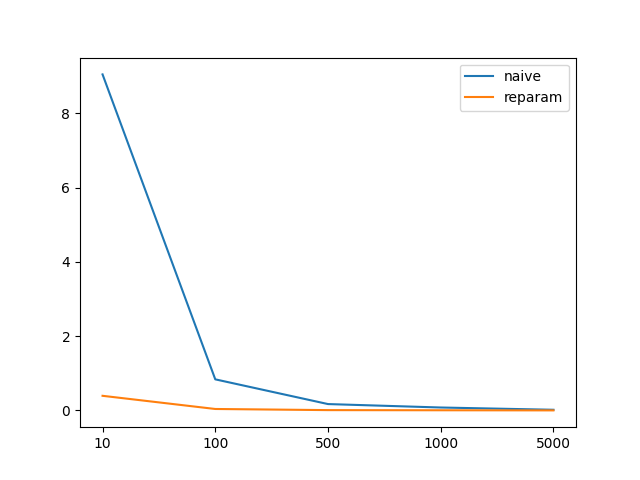

The Python source for this figure:
import numpy as np
import matplotlib.pyplot as plt

def naive_grad(x, mu):
# the naive gradient to mu
# \nabla_\mu \mathbb{E}_q[x^2] = \mathbb{E}_q[x^2(x-\mu)]
    return np.mean(x ** 2 * (x - mu))

def reparam_grad(eps, mu):
#### You need to finish the reparameterization gradient to mu here ####
    return np.mean((eps + mu) * 2)


def main():
    data_size_list = [10, 100, 500, 1000, 5000]
    sample_num = 100
    mu, sigma = 2.0, 1.0
    # variance of the gradient to mu
    var1 = np.zeros(len(data_size_list))
    var2 = np.zeros(len(data_size_list))

    for i, data_size in enumerate(data_size_list):
        estimation1 = np.zeros(sample_num)
        estimation2 = np.zeros(sample_num)
        for n in range(sample_num):
            # 1.naive method
            x = np.random.normal(mu, sigma, size=(data_size, ))
            estimation1[n] = naive_grad(x, mu)
            # 2.reparameterization method
            eps = np.random.normal(0.0, 1.0, size=(data_size, ))
            x = eps * sigma + mu
            estimation2[n] = reparam_grad(eps, mu)
        var1[i] = np.var(estimation1)
        var2[i] = np.var(estimation2)

    print('naive grad variance: {}'.format(var1))
    print('reparameterization grad variance: {}'.format(var2))
    # plot figure
    index = [_ for _ in range(len(data_size_list))]
    plt.plot(index, var1)
    plt.plot(index, var2)
    plt.xticks(index, data_size_list)
    plt.legend(['naive', 'reparam'])
    plt.savefig('reparam.png')
    plt.show()


if __name__ == "__main__":
    main()